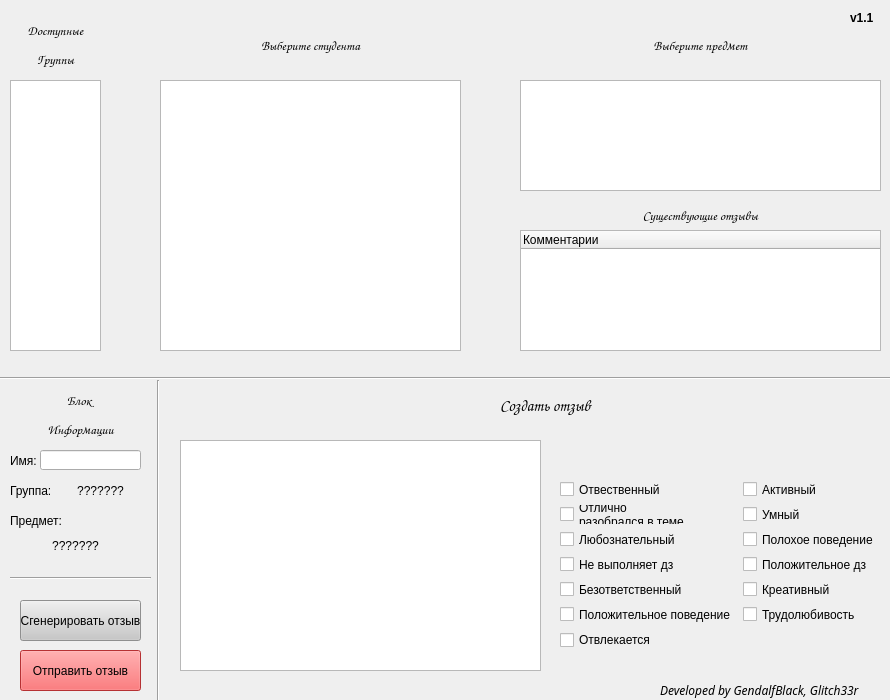
<?xml version="1.0" encoding="UTF-8"?>
<ui version="4.0">
 <class>MainWindow</class>
 <widget class="QMainWindow" name="MainWindow">
  <property name="geometry">
   <rect>
    <x>0</x>
    <y>0</y>
    <width>890</width>
    <height>700</height>
   </rect>
  </property>
  <property name="minimumSize">
   <size>
    <width>890</width>
    <height>700</height>
   </size>
  </property>
  <property name="maximumSize">
   <size>
    <width>890</width>
    <height>700</height>
   </size>
  </property>
  <property name="windowTitle">
   <string>Logbook comments</string>
  </property>
  <property name="styleSheet">
   <string notr="true"/>
  </property>
  <widget class="QWidget" name="centralwidget">
   <widget class="QListWidget" name="group_list">
    <property name="geometry">
     <rect>
      <x>10</x>
      <y>80</y>
      <width>91</width>
      <height>271</height>
     </rect>
    </property>
   </widget>
   <widget class="QLabel" name="label">
    <property name="geometry">
     <rect>
      <x>10</x>
      <y>20</y>
      <width>91</width>
      <height>51</height>
     </rect>
    </property>
    <property name="font">
     <font>
      <family>Comic Sans MS</family>
      <pointsize>10</pointsize>
     </font>
    </property>
    <property name="text">
     <string>&lt;html&gt;&lt;head/&gt;&lt;body&gt;&lt;p align=&quot;center&quot;&gt;Доступные&lt;/p&gt;&lt;p align=&quot;center&quot;&gt;Группы&lt;/p&gt;&lt;/body&gt;&lt;/html&gt;</string>
    </property>
    <property name="alignment">
     <set>Qt::AlignCenter</set>
    </property>
   </widget>
   <widget class="QListWidget" name="student_list">
    <property name="geometry">
     <rect>
      <x>160</x>
      <y>80</y>
      <width>301</width>
      <height>271</height>
     </rect>
    </property>
   </widget>
   <widget class="QLabel" name="label_2">
    <property name="geometry">
     <rect>
      <x>160</x>
      <y>20</y>
      <width>301</width>
      <height>51</height>
     </rect>
    </property>
    <property name="font">
     <font>
      <family>Comic Sans MS</family>
      <pointsize>10</pointsize>
     </font>
    </property>
    <property name="text">
     <string>&lt;html&gt;&lt;head/&gt;&lt;body&gt;&lt;p align=&quot;center&quot;&gt;Выберите студента&lt;/p&gt;&lt;/body&gt;&lt;/html&gt;</string>
    </property>
    <property name="alignment">
     <set>Qt::AlignCenter</set>
    </property>
   </widget>
   <widget class="QLabel" name="label_3">
    <property name="geometry">
     <rect>
      <x>520</x>
      <y>20</y>
      <width>361</width>
      <height>51</height>
     </rect>
    </property>
    <property name="font">
     <font>
      <family>Comic Sans MS</family>
      <pointsize>10</pointsize>
     </font>
    </property>
    <property name="text">
     <string>&lt;html&gt;&lt;head/&gt;&lt;body&gt;&lt;p align=&quot;center&quot;&gt;Выберите предмет&lt;/p&gt;&lt;/body&gt;&lt;/html&gt;</string>
    </property>
    <property name="alignment">
     <set>Qt::AlignCenter</set>
    </property>
   </widget>
   <widget class="QListWidget" name="subject_list">
    <property name="geometry">
     <rect>
      <x>520</x>
      <y>80</y>
      <width>361</width>
      <height>111</height>
     </rect>
    </property>
   </widget>
   <widget class="QLabel" name="label_4">
    <property name="geometry">
     <rect>
      <x>520</x>
      <y>190</y>
      <width>361</width>
      <height>51</height>
     </rect>
    </property>
    <property name="font">
     <font>
      <family>Comic Sans MS</family>
      <pointsize>10</pointsize>
     </font>
    </property>
    <property name="text">
     <string>&lt;html&gt;&lt;head/&gt;&lt;body&gt;&lt;p align=&quot;center&quot;&gt;Существующие отзывы&lt;/p&gt;&lt;/body&gt;&lt;/html&gt;</string>
    </property>
    <property name="alignment">
     <set>Qt::AlignCenter</set>
    </property>
   </widget>
   <widget class="QLabel" name="label_5">
    <property name="geometry">
     <rect>
      <x>0</x>
      <y>390</y>
      <width>161</width>
      <height>51</height>
     </rect>
    </property>
    <property name="font">
     <font>
      <family>Comic Sans MS</family>
      <pointsize>10</pointsize>
     </font>
    </property>
    <property name="text">
     <string>&lt;html&gt;&lt;head/&gt;&lt;body&gt;&lt;p align=&quot;center&quot;&gt;Блок &lt;/p&gt;&lt;p align=&quot;center&quot;&gt;Информации&lt;/p&gt;&lt;/body&gt;&lt;/html&gt;</string>
    </property>
    <property name="alignment">
     <set>Qt::AlignCenter</set>
    </property>
   </widget>
   <widget class="QLabel" name="label_6">
    <property name="geometry">
     <rect>
      <x>10</x>
      <y>450</y>
      <width>31</width>
      <height>21</height>
     </rect>
    </property>
    <property name="text">
     <string>Имя:</string>
    </property>
   </widget>
   <widget class="QLineEdit" name="student_name_field">
    <property name="geometry">
     <rect>
      <x>40</x>
      <y>450</y>
      <width>101</width>
      <height>20</height>
     </rect>
    </property>
   </widget>
   <widget class="Line" name="line">
    <property name="geometry">
     <rect>
      <x>0</x>
      <y>370</y>
      <width>891</width>
      <height>16</height>
     </rect>
    </property>
    <property name="orientation">
     <enum>Qt::Horizontal</enum>
    </property>
   </widget>
   <widget class="Line" name="line_2">
    <property name="geometry">
     <rect>
      <x>150</x>
      <y>380</y>
      <width>16</width>
      <height>321</height>
     </rect>
    </property>
    <property name="orientation">
     <enum>Qt::Vertical</enum>
    </property>
   </widget>
   <widget class="QLabel" name="label_7">
    <property name="geometry">
     <rect>
      <x>10</x>
      <y>480</y>
      <width>41</width>
      <height>21</height>
     </rect>
    </property>
    <property name="text">
     <string>Группа:</string>
    </property>
   </widget>
   <widget class="QLabel" name="group_label_info">
    <property name="geometry">
     <rect>
      <x>60</x>
      <y>480</y>
      <width>81</width>
      <height>21</height>
     </rect>
    </property>
    <property name="text">
     <string>???????</string>
    </property>
    <property name="alignment">
     <set>Qt::AlignCenter</set>
    </property>
   </widget>
   <widget class="QLabel" name="subject_label_info">
    <property name="geometry">
     <rect>
      <x>10</x>
      <y>530</y>
      <width>131</width>
      <height>31</height>
     </rect>
    </property>
    <property name="text">
     <string>???????</string>
    </property>
    <property name="alignment">
     <set>Qt::AlignCenter</set>
    </property>
   </widget>
   <widget class="QLabel" name="label_10">
    <property name="geometry">
     <rect>
      <x>10</x>
      <y>510</y>
      <width>51</width>
      <height>21</height>
     </rect>
    </property>
    <property name="text">
     <string>Предмет:</string>
    </property>
   </widget>
   <widget class="Line" name="line_3">
    <property name="geometry">
     <rect>
      <x>10</x>
      <y>570</y>
      <width>141</width>
      <height>16</height>
     </rect>
    </property>
    <property name="orientation">
     <enum>Qt::Horizontal</enum>
    </property>
   </widget>
   <widget class="QPushButton" name="gen_comment">
    <property name="geometry">
     <rect>
      <x>20</x>
      <y>600</y>
      <width>121</width>
      <height>41</height>
     </rect>
    </property>
    <property name="styleSheet">
     <string notr="true">background-color:rgb(200, 200, 200);
</string>
    </property>
    <property name="text">
     <string>Сгенерировать отзыв</string>
    </property>
   </widget>
   <widget class="QPushButton" name="send_comment">
    <property name="geometry">
     <rect>
      <x>20</x>
      <y>650</y>
      <width>121</width>
      <height>41</height>
     </rect>
    </property>
    <property name="styleSheet">
     <string notr="true">background-color:rgb(255, 69, 72);</string>
    </property>
    <property name="text">
     <string>Отправить отзыв</string>
    </property>
   </widget>
   <widget class="QTextBrowser" name="text_comment">
    <property name="geometry">
     <rect>
      <x>180</x>
      <y>440</y>
      <width>361</width>
      <height>231</height>
     </rect>
    </property>
   </widget>
   <widget class="QLabel" name="label_11">
    <property name="geometry">
     <rect>
      <x>440</x>
      <y>390</y>
      <width>211</width>
      <height>31</height>
     </rect>
    </property>
    <property name="font">
     <font>
      <family>Comic Sans MS</family>
      <pointsize>12</pointsize>
     </font>
    </property>
    <property name="text">
     <string>Создать отзыв</string>
    </property>
    <property name="alignment">
     <set>Qt::AlignCenter</set>
    </property>
   </widget>
   <widget class="QLabel" name="label_12">
    <property name="geometry">
     <rect>
      <x>660</x>
      <y>680</y>
      <width>231</width>
      <height>20</height>
     </rect>
    </property>
    <property name="font">
     <font>
      <family>Lucida Sans Unicode</family>
      <pointsize>9</pointsize>
      <italic>true</italic>
     </font>
    </property>
    <property name="text">
     <string>Developed by GendalfBlack, Glitch33r</string>
    </property>
   </widget>
   <widget class="QLabel" name="label_13">
    <property name="geometry">
     <rect>
      <x>850</x>
      <y>10</y>
      <width>31</width>
      <height>16</height>
     </rect>
    </property>
    <property name="font">
     <font>
      <weight>75</weight>
      <bold>true</bold>
     </font>
    </property>
    <property name="text">
     <string>v1.1</string>
    </property>
   </widget>
   <widget class="QWidget" name="gridLayoutWidget">
    <property name="geometry">
     <rect>
      <x>560</x>
      <y>480</y>
      <width>332</width>
      <height>170</height>
     </rect>
    </property>
    <layout class="QGridLayout" name="gridLayout" rowstretch="0,0,0,0,0,0,0,0">
     <item row="5" column="0">
      <widget class="QCheckBox" name="irresponsible">
       <property name="text">
        <string>Безответственный</string>
       </property>
      </widget>
     </item>
     <item row="3" column="0">
      <widget class="QCheckBox" name="curious">
       <property name="text">
        <string>Любознательный</string>
       </property>
      </widget>
     </item>
     <item row="2" column="0">
      <widget class="QCheckBox" name="good_theme">
       <property name="text">
        <string>Отлично
разобрался в теме</string>
       </property>
      </widget>
     </item>
     <item row="1" column="0">
      <widget class="QCheckBox" name="responsible">
       <property name="text">
        <string>Отвественный</string>
       </property>
      </widget>
     </item>
     <item row="4" column="0">
      <widget class="QCheckBox" name="bad_hw">
       <property name="text">
        <string>Не выполняет дз</string>
       </property>
      </widget>
     </item>
     <item row="2" column="2">
      <widget class="QCheckBox" name="smart">
       <property name="text">
        <string>Умный</string>
       </property>
      </widget>
     </item>
     <item row="1" column="2">
      <widget class="QCheckBox" name="active">
       <property name="text">
        <string>Активный</string>
       </property>
      </widget>
     </item>
     <item row="3" column="2">
      <widget class="QCheckBox" name="bad_action">
       <property name="text">
        <string>Полохое поведение</string>
       </property>
      </widget>
     </item>
     <item row="5" column="2">
      <widget class="QCheckBox" name="creative">
       <property name="text">
        <string>Креативный</string>
       </property>
      </widget>
     </item>
     <item row="4" column="2">
      <widget class="QCheckBox" name="good_hw">
       <property name="text">
        <string>Положительное дз</string>
       </property>
      </widget>
     </item>
     <item row="6" column="0">
      <widget class="QCheckBox" name="good_action">
       <property name="text">
        <string>Положительное поведение</string>
       </property>
      </widget>
     </item>
     <item row="6" column="2">
      <widget class="QCheckBox" name="good_hw_3">
       <property name="text">
        <string>Трудолюбивость</string>
       </property>
      </widget>
     </item>
     <item row="7" column="0">
      <widget class="QCheckBox" name="distracted">
       <property name="text">
        <string>Отвлекается</string>
       </property>
      </widget>
     </item>
    </layout>
   </widget>
   <widget class="QTreeWidget" name="treeWidget">
    <property name="geometry">
     <rect>
      <x>520</x>
      <y>230</y>
      <width>361</width>
      <height>121</height>
     </rect>
    </property>
    <column>
     <property name="text">
      <string>Комментарии</string>
     </property>
    </column>
   </widget>
  </widget>
 </widget>
 <resources/>
 <connections/>
</ui>
